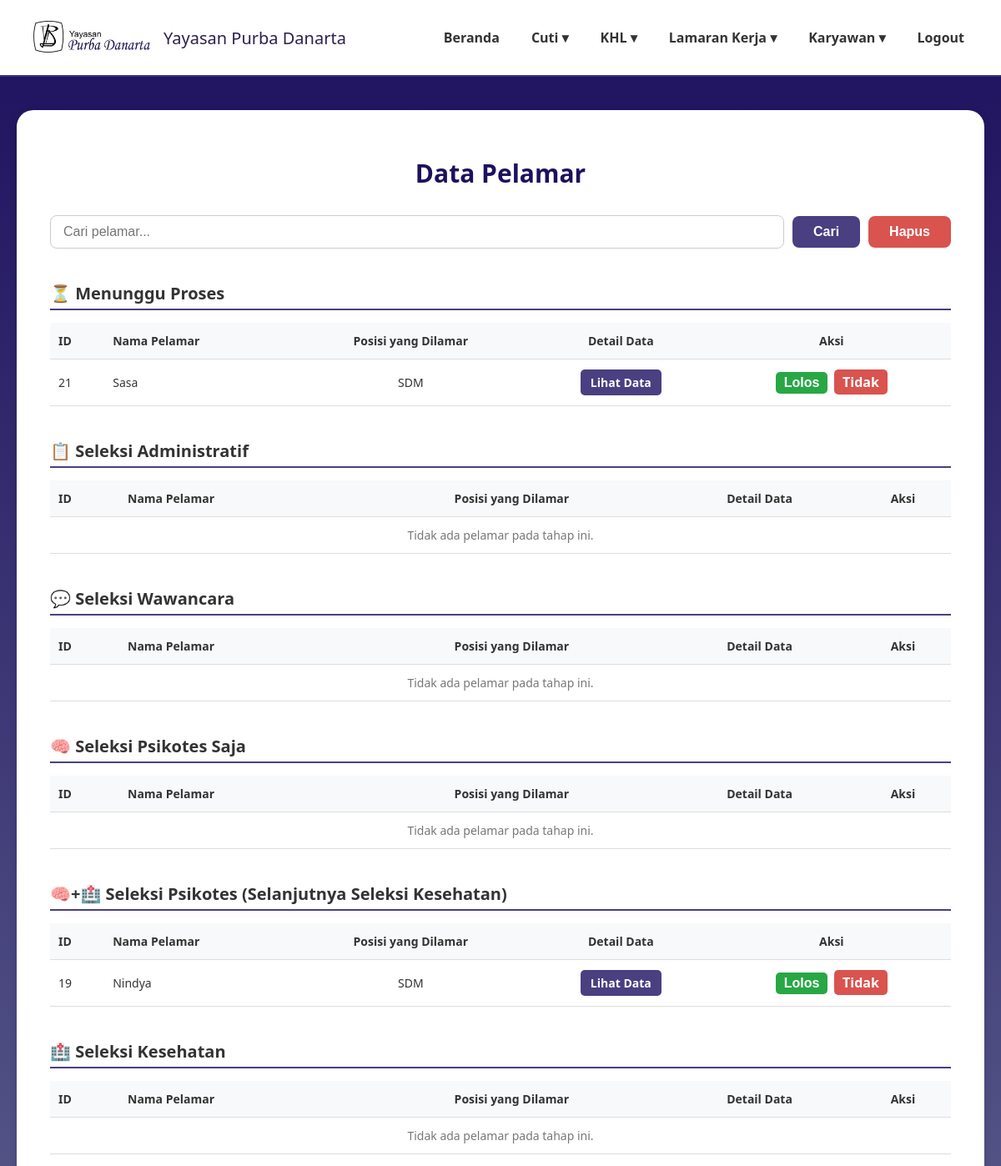
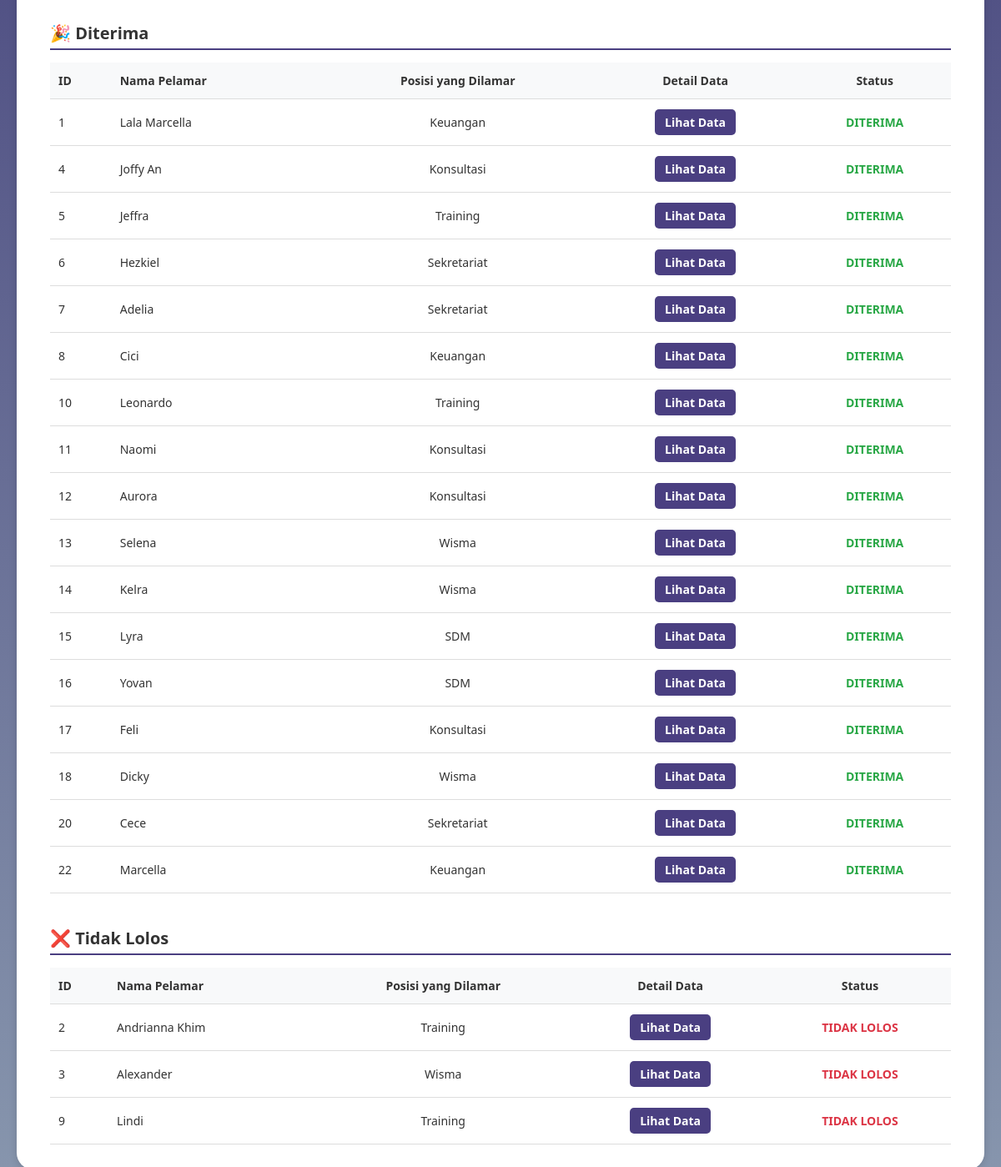
Before: /administrasi_pelamar.php with the older database file (2 pictures, top to bottom).
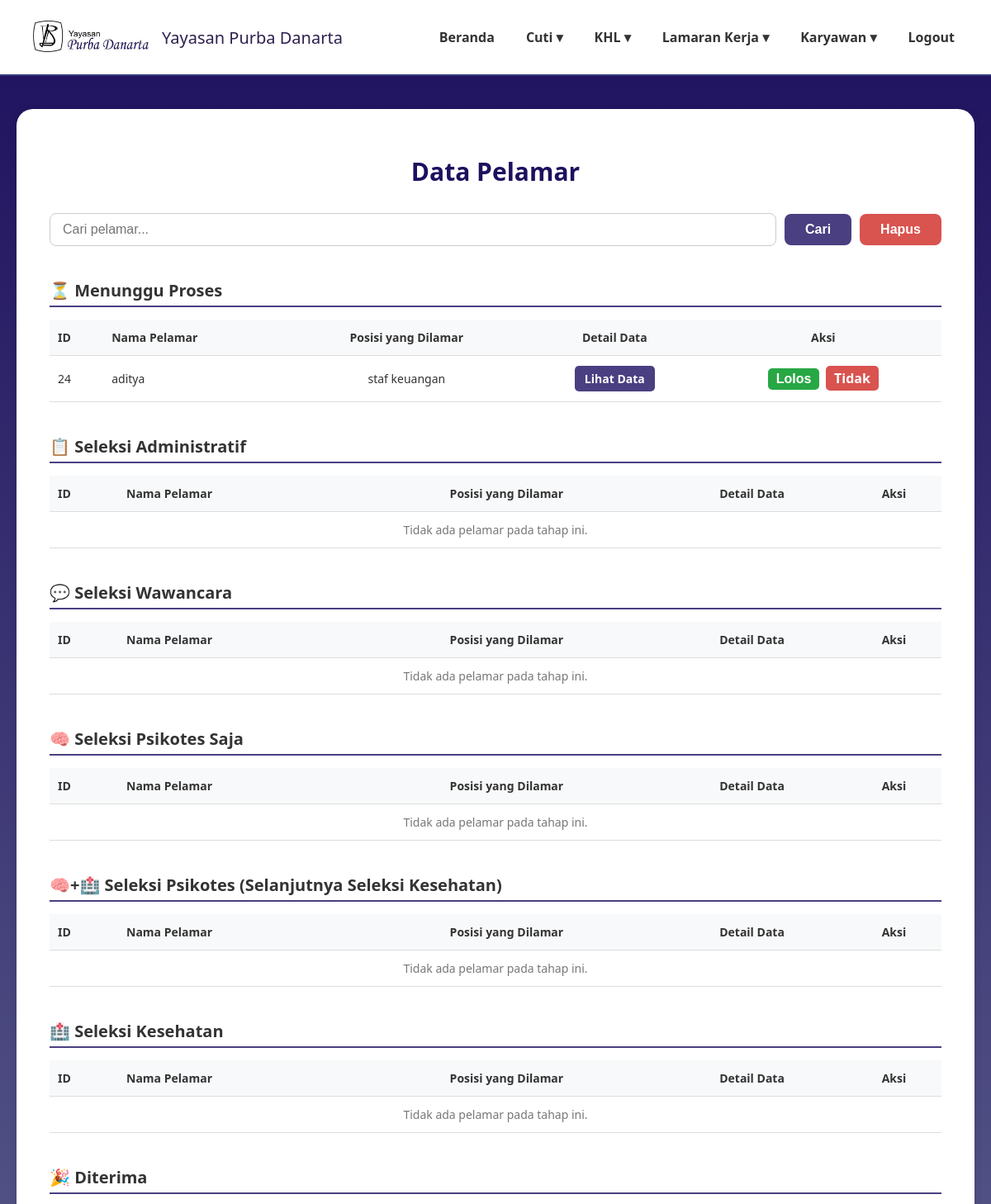
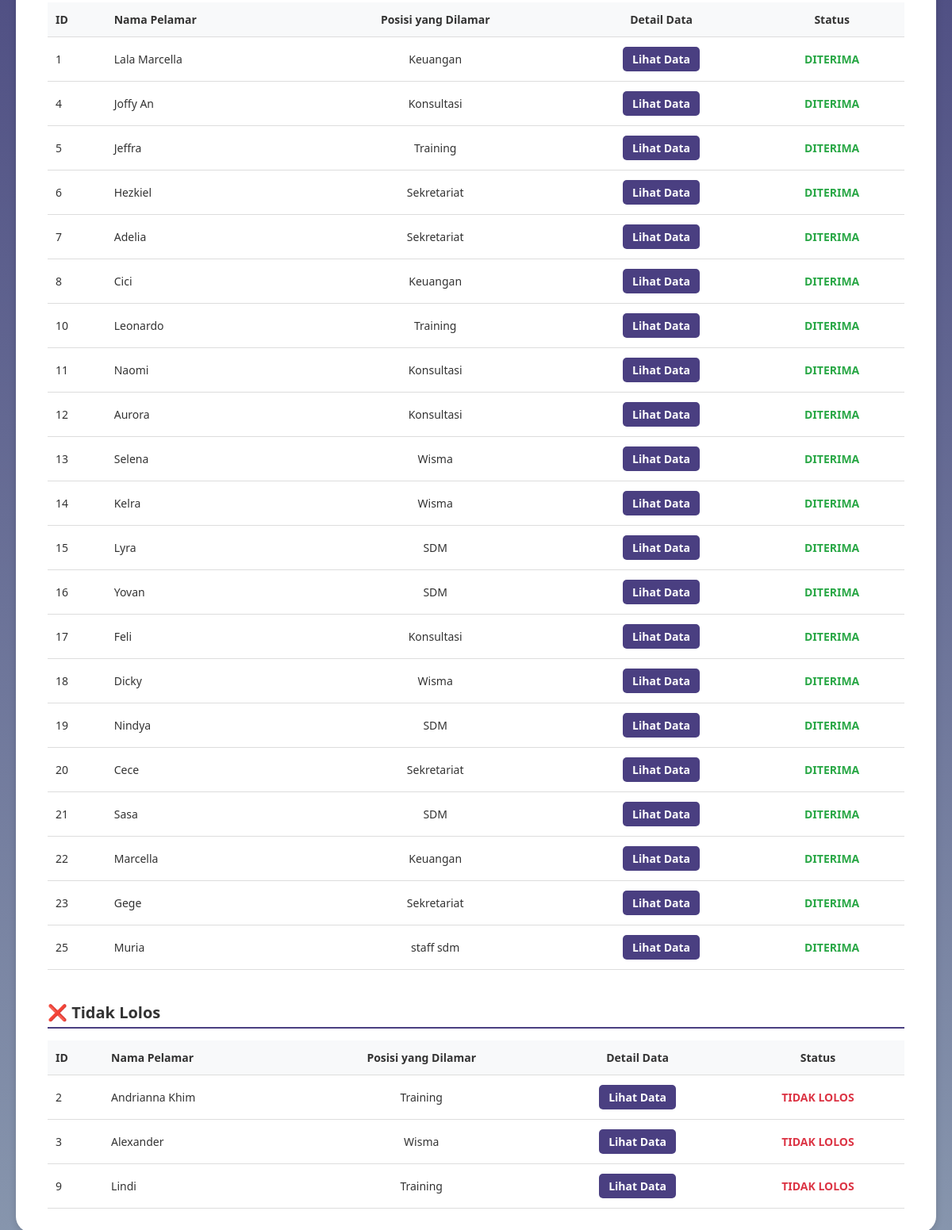
After: the same page with the newer database file (2 pictures, top to bottom).
### tables this page shows
CREATE TABLE `data_pelamar` (
  `id` int(11) NOT NULL,
  `user_id` int(11) NOT NULL,
  `nama_lengkap` varchar(100) DEFAULT NULL,
  `posisi_dilamar` varchar(100) DEFAULT NULL,
  `jenis_kelamin` varchar(20) DEFAULT NULL,
  `tempat_lahir` varchar(100) DEFAULT NULL,
  `tanggal_lahir` date DEFAULT NULL,
  `nik` varchar(50) DEFAULT NULL,
  `alamat_rumah` text DEFAULT NULL,
  `alamat_domisili` text DEFAULT NULL,
  `no_telp` varchar(20) DEFAULT NULL,
  `email` varchar(100) DEFAULT NULL,
  `agama` varchar(50) DEFAULT NULL,
  `kontak_darurat` varchar(50) DEFAULT NULL,
  `pendidikan_terakhir` varchar(50) DEFAULT NULL,
  `surat_lamaran` varchar(255) DEFAULT NULL,
  `cv` varchar(255) DEFAULT NULL,
  `photo_formal` varchar(255) DEFAULT NULL,
  `ijazah_transkrip` varchar(255) DEFAULT NULL,
  `berkas_pendukung` varchar(255) DEFAULT NULL,
  `ktp` varchar(255) DEFAULT NULL,
  `status` varchar(50) DEFAULT 'Menunggu Proses',
  `status_seleksi` varchar(100) DEFAULT 'Proses seleksi sedang berlangsung',
  `pengumuman` text DEFAULT 'Belum ada pengumuman saat ini.',
  `created_at` timestamp NOT NULL DEFAULT current_timestamp()
);

### administrasi_pelamar.php (the view, shortened to what the changed rows need)
<?php
require 'config.php';
$search_keyword = '';
function getApplicantsByStatus($conn, $status, $search_keyword = '') {
    if (!empty($search_keyword)) {
        $sql = "SELECT id, nama_lengkap, posisi_dilamar, no_telp, email, status
                FROM data_pelamar
                WHERE status = ? AND (nama_lengkap LIKE ? OR posisi_dilamar LIKE ?)";
        $stmt = $conn->prepare($sql);
        $search_term = "%$search_keyword%";
        $stmt->bind_param("sss", $status, $search_term, $search_term);
    } else {
        $sql = "SELECT id, nama_lengkap, posisi_dilamar, no_telp, email, status
                FROM data_pelamar
                WHERE status = ?";
        $stmt = $conn->prepare($sql);
        $stmt->bind_param("s", $status);
    }
    $stmt->execute();
    return $stmt->get_result();
}
$pelamarMenunggu = getApplicantsByStatus($conn, 'Menunggu Proses', $search_keyword);
$pelamarPsikotesKesehatan = getApplicantsByStatus($conn, 'Seleksi Psikotes & Kesehatan', $search_keyword);
$pelamarDiterima = getApplicantsByStatus($conn, 'Diterima', $search_keyword);
$pelamarTidakLolos = getApplicantsByStatus($conn, 'Tidak Lolos', $search_keyword);
?>
<!DOCTYPE html>
<html lang="id">
<head>
</head>
<body>
<main>
    <div class="card">
        <h2 class="page-title">Data Pelamar</h2>
        <table class="data-table">
            <thead>
                <tr>
                    <th class="text-left">ID</th>
                    <th class="text-left">Nama Pelamar</th>
                    <th>Posisi yang Dilamar</th>
                    <th>Detail Data</th>
                    <th>Aksi</th>
                </tr>
            </thead>
            <tbody>
                <?php if ($pelamarMenunggu->num_rows > 0): ?>
                    <?php while($row = $pelamarMenunggu->fetch_assoc()): ?>
                    <tr>
                        <td class="text-left"><?= $row['id'] ?></td>
                        <td class="text-left"><?= htmlspecialchars($row['nama_lengkap']) ?></td>
                        <td><?= htmlspecialchars($row['posisi_dilamar']) ?></td>
                        <td><a href="detail_pelamar.php?id=<?= $row['id'] ?>" class="btn-aksi btn-lihat">Lihat Data</a></td>
                        <td>
                            <button onclick="bukaModal('<?= $row['id'] ?>', '<?= $row['status'] ?>', '<?= htmlspecialchars(addslashes($row['nama_lengkap'])) ?>')" class="btn-aksi btn-lolos">Lolos</button>
                            <a href="?action=tidak&id=<?= $row['id'] ?>&current_status=<?= $row['status'] ?>" class="btn-aksi btn-tidak">Tidak</a>
                        </td>
                    </tr>
                    <?php endwhile; ?>
                <?php else: ?>
                    <tr><td colspan="5" class="no-data">Tidak ada pelamar pada tahap ini.</td></tr>
                <?php endif; ?>
            </tbody>
        </table>
        <table class="data-table">
            <thead>
                <tr>
                    <th class="text-left">ID</th>
                    <th class="text-left">Nama Pelamar</th>
                    <th>Posisi yang Dilamar</th>
                    <th>Detail Data</th>
                    <th>Aksi</th>
                </tr>
            </thead>
        </table>
        <table class="data-table">
            <thead>
                <tr>
                    <th class="text-left">ID</th>
                    <th class="text-left">Nama Pelamar</th>
                    <th>Posisi yang Dilamar</th>
                    <th>Detail Data</th>
                    <th>Aksi</th>
                </tr>
            </thead>
        </table>
        <table class="data-table">
            <thead>
                <tr>
                    <th class="text-left">ID</th>
                    <th class="text-left">Nama Pelamar</th>
                    <th>Posisi yang Dilamar</th>
                    <th>Detail Data</th>
                    <th>Aksi</th>
                </tr>
            </thead>
        </table>
        <table class="data-table">
            <thead>
                <tr>
                    <th class="text-left">ID</th>
                    <th class="text-left">Nama Pelamar</th>
                    <th>Posisi yang Dilamar</th>
                    <th>Detail Data</th>
                    <th>Aksi</th>
                </tr>
            </thead>
            <tbody>
                <?php if ($pelamarPsikotesKesehatan->num_rows > 0): ?>
                    <?php while($row = $pelamarPsikotesKesehatan->fetch_assoc()): ?>
                    <tr>
                        <td class="text-left"><?= $row['id'] ?></td>
                        <td class="text-left"><?= htmlspecialchars($row['nama_lengkap']) ?></td>
                        <td><?= htmlspecialchars($row['posisi_dilamar']) ?></td>
                        <td><a href="detail_pelamar.php?id=<?= $row['id'] ?>" class="btn-aksi btn-lihat">Lihat Data</a></td>
                        <td>
                             <button onclick="bukaModal('<?= $row['id'] ?>', '<?= $row['status'] ?>', '<?= htmlspecialchars(addslashes($row['nama_lengkap'])) ?>')" class="btn-aksi btn-lolos">Lolos</button>
                            <a href="?action=tidak&id=<?= $row['id'] ?>&current_status=<?= $row['status'] ?>" class="btn-aksi btn-tidak">Tidak</a>
                        </td>
                    </tr>
                    <?php endwhile; ?>
                <?php else: ?>
                    <tr><td colspan="5" class="no-data">Tidak ada pelamar pada tahap ini.</td></tr>
                <?php endif; ?>
            </tbody>
        </table>
        <table class="data-table">
            <thead>
                <tr>
                    <th class="text-left">ID</th>
                    <th class="text-left">Nama Pelamar</th>
                    <th>Posisi yang Dilamar</th>
                    <th>Detail Data</th>
                    <th>Aksi</th>
                </tr>
            </thead>
        </table>
        <table class="data-table">
            <thead>
                <tr>
                    <th class="text-left">ID</th>
                    <th class="text-left">Nama Pelamar</th>
                    <th>Posisi yang Dilamar</th>
                    <th>Detail Data</th>
                    <th>Status</th>
                </tr>
            </thead>
            <tbody>
                 <?php if ($pelamarDiterima->num_rows > 0): ?>
                    <?php while($row = $pelamarDiterima->fetch_assoc()): ?>
                    <tr>
                        <td class="text-left"><?= $row['id'] ?></td>
                        <td class="text-left"><?= htmlspecialchars($row['nama_lengkap']) ?></td>
                        <td><?= htmlspecialchars($row['posisi_dilamar']) ?></td>
                        <td><a href="detail_pelamar.php?id=<?= $row['id'] ?>" class="btn-aksi btn-lihat">Lihat Data</a></td>
                        <td><span style="color: #28a745; font-weight: bold;">DITERIMA</span></td>
                    </tr>
                    <?php endwhile; ?>
                <?php else: ?>
                    <tr><td colspan="5" class="no-data">Tidak ada pelamar yang diterima.</td></tr>
                <?php endif; ?>
            </tbody>
        </table>
        <table class="data-table">
            <thead>
                <tr>
                    <th class="text-left">ID</th>
                    <th class="text-left">Nama Pelamar</th>
                    <th>Posisi yang Dilamar</th>
                    <th>Detail Data</th>
                    <th>Status</th>
                </tr>
            </thead>
            <tbody>
                 <?php if ($pelamarTidakLolos->num_rows > 0): ?>
                    <?php while($row = $pelamarTidakLolos->fetch_assoc()): ?>
                    <tr>
                        <td class="text-left"><?= $row['id'] ?></td>
                        <td class="text-left"><?= htmlspecialchars($row['nama_lengkap']) ?></td>
                        <td><?= htmlspecialchars($row['posisi_dilamar']) ?></td>
                        <td><a href="detail_pelamar.php?id=<?= $row['id'] ?>" class="btn-aksi btn-lihat">Lihat Data</a></td>
                        <td><span style="color: #dc3545; font-weight: bold;">TIDAK LOLOS</span></td>
                    </tr>
                    <?php endwhile; ?>
                <?php else: ?>
                    <tr><td colspan="5" class="no-data">Tidak ada pelamar yang tidak lolos.</td></tr>
                <?php endif; ?>
            </tbody>
        </table>
    </div>
</main>
</body>
</html>

Changed rows visible on the page:
added data_pelamar: id "24", nama_lengkap "aditya", posisi_dilamar "staf keuangan", shown under "⏳ Menunggu Proses"
changed data_pelamar "Nindya": moves from the list under "🧠+🏥 Seleksi Psikotes (Selanjutnya Seleksi Kesehatan)" to the list under "🎉 Diterima"
changed data_pelamar "Sasa": moves from the list under "⏳ Menunggu Proses" to the list under "🎉 Diterima"
added data_pelamar: id "23", nama_lengkap "Gege", posisi_dilamar "Sekretariat", shown under "🎉 Diterima"
added data_pelamar: id "25", nama_lengkap "Muria", posisi_dilamar "staff sdm", shown under "🎉 Diterima"
Other visible differences:
text now shown: "Tidak ada pelamar pada tahap ini."
